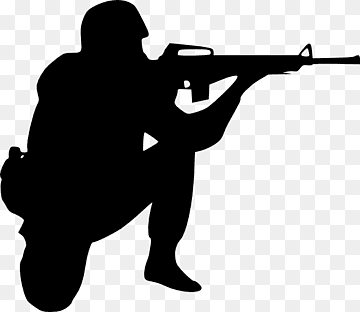
#> input picture hw_05_working_with_files/homework_05_03_images/image_01.png, 360 x 312 px; its folder holds 4 pictures in this run; the run also reads 1 picture not shown here
$ python homework_05_03.py
#> lines starting #> are read from the running program, lines starting #| are printed output that depends on the picture
"""
Завдання 3. Збір статистики про зображення
У вас є каталог з великою кількістю зображень. Напишіть ітератор, який по черзі відкриває кожне зображення
(наприклад, за допомогою модуля PIL), витягує з нього метадані (розмір, формат тощо) і зберігає ці дані у файл CSV.
"""

import os
import csv
from PIL import Image


class ImageMetadataIterator:
    """
    Ітератор для збору метаданих зображень з каталогу
    """

    def __init__(self, directory):
        """
        Ініціалізація ітератора
        :param directory: Шлях до каталогу, де зберігаються зображення
        """
        self.directory = directory
        self.files = [f for f in os.listdir(directory) if f.lower().endswith(('png', 'jpg', 'jpeg', 'gif', 'bmp'))]
        self.index = 0

    def __iter__(self):
        """
        Повертає сам ітератор
        """
        return self

    def __next__(self):
        """
        Витягує метадані з наступного зображення. Якщо зображення закінчились, зупиняє ітерацію
        :return: Словник з метаданими зображення
        """
        if self.index >= len(self.files):
            raise StopIteration

        file_name = self.files[self.index]
        file_path = os.path.join(self.directory, file_name)

        with Image.open(file_path) as img:
            metadata = {
                'file_name': file_name,
                'format': img.format,
                'size': img.size,  # (width, height)
                'mode': img.mode  # колірний режим
            }

        self.index += 1
        return metadata


def save_metadata_to_csv(directory, output_csv):
    """
    Збирає метадані зі зображень та зберігає їх у файл CSV
    :param directory: Каталог, в якому зберігаються зображення
    :param output_csv: Файл CSV, куди зберігатимуться метадані
    """
    # Заголовки для CSV-файлу
    fieldnames = ['file_name', 'format', 'size', 'mode']

    with open(output_csv, mode='w', newline='', encoding='utf-8') as csv_file:
        writer = csv.DictWriter(csv_file, fieldnames=fieldnames)
        writer.writeheader()

        image_iterator = ImageMetadataIterator(directory)
        for metadata in image_iterator:
            writer.writerow(metadata)
#> this loop made 4 passes
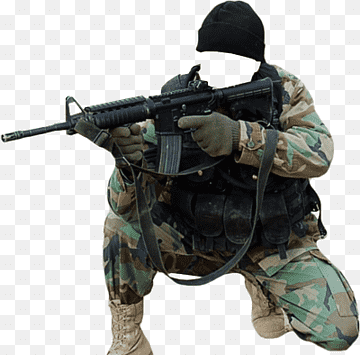
#> input picture hw_05_working_with_files/homework_05_03_images/image_02.png, 360 x 355 px
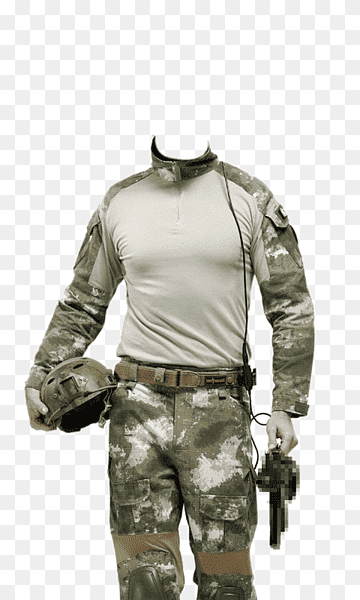
#> input picture hw_05_working_with_files/homework_05_03_images/image_03.png, 360 x 600 px
#> pass 3, in __next__ (call 4), `with Image.open(file_path) as img:`:
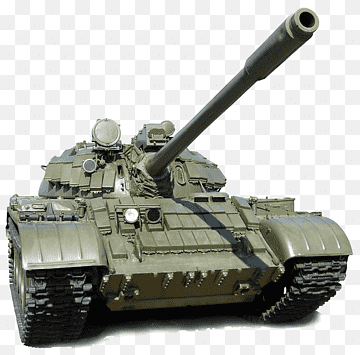
#> img: PIL image 360x355 P; mean R, G, B 177.7, 179.2, 172.8

    print(f"Метадані успішно збережено у файл {output_csv}")


# Використання ітератора для збору метаданих
directory = "homework_05_03_images"
output_csv = 'homework_05_03.csv'
save_metadata_to_csv(directory, output_csv)
